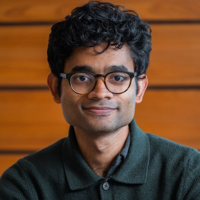
#> input picture _chk.png, 200 x 200 px
$ python procphoto.py ../_chk.png ../_chk.png
#> lines starting #> are read from the running program, lines starting #| are printed output that depends on the picture
import sys, colorsys
from PIL import Image
def framed(im):
    # sample a ring near the circle edge; detect saturated purple(#hiring) or green(#opentowork)
    w,h=im.size; cx,cy=w/2,h/2; R=0.47*min(w,h); hits=0; n=0
    import math
    for deg in range(0,360,6):
        a=math.radians(deg); x=int(cx+R*math.cos(a)); y=int(cy+R*math.sin(a))
        if 0<=x<w and 0<=y<h:
            r,g,b=im.getpixel((x,y))[:3]; hh,ss,vv=colorsys.rgb_to_hsv(r/255,g/255,b/255)
            n+=1
            if ss>0.35 and vv>0.3 and (0.72<hh<0.86 or 0.28<hh<0.45): hits+=1
    return n and hits/n>0.18
def process(src,dst):
#> called with src = '../_chk.png', dst = '../_chk.png'
    im=Image.open(src).convert("RGB"); w,h=im.size
#> in process, im is the input picture: PIL image 200x200 RGB; mean R, G, B 102.5, 68.6, 43.2
#> after `w, h = im.size`: w = 200; h = 200
    if framed(im):
#> the loop in framed, `for deg in range(0,360,6):` made 60 passes
#> (r, g, b, hh, ss, vv) on passes 1 to 12: (173, 94, 35, 0.0713, 0.798, 0.678), (173, 94, 38, 0.0691, 0.78, 0.678), (168, 94, 42, 0.0688, 0.75, 0.659), (175, 95, 32, 0.0734, 0.817, 0.686), (170, 92, 36, 0.0697, 0.788, 0.667), (57, 77, 88, 0.559, 0.352, 0.345), (59, 85, 91, 0.531, 0.352, 0.357), (52, 70, 76, 0.542, 0.316, 0.298), (7, 10, 10, 0.5, 0.3, 0.0392), (38, 52, 57, 0.544, 0.333, 0.224), (43, 62, 68, 0.54, 0.368, 0.267), (7, 12, 14, 0.548, 0.5, 0.0549)
#> after the loop in framed, `for deg in range(0,360,6):`: hits = 0; n = 60
        cw=int(w*0.60); ch=int(h*0.60); left=(w-cw)//2; top=int(h*0.09)
        im=im.crop((left,top,left+cw,top+ch))
    else:
        s=min(w,h); left=(w-s)//2; top=max(0,int(h*0.02)); im=im.crop((left,top,left+s,min(h,top+s)))
#> after `s = min(w, h)`: s = 200
#> after `left = (w - s) // 2`: left = 0
#> after `top = max(0, int(h * 0.02))`: top = 4
#> after `im = im.crop((left, top, left + s, min(h, top + s)))`:
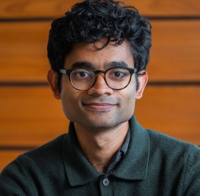
#> im: PIL image 200x196 RGB; mean R, G, B 101.7, 68.4, 43.5
    im=im.resize((500,500),Image.LANCZOS); im.save(dst,quality=90)
    return "framed" if framed(Image.open(src).convert("RGB")) else "clean"
#> the loop in framed (call 2), `for deg in range(0,360,6):` made 60 passes
#> (x, y, r, g, b, hh, ss, vv) on passes 1 to 12: (485, 250, 173, 94, 35, 0.0713, 0.798, 0.678), (483, 274, 172, 93, 35, 0.0706, 0.797, 0.675), (479, 298, 171, 95, 42, 0.0685, 0.754, 0.671), (473, 322, 176, 96, 33, 0.0734, 0.812, 0.69), (464, 345, 164, 88, 35, 0.0685, 0.787, 0.643), (453, 367, 51, 71, 79, 0.548, 0.354, 0.31), (440, 388, 61, 87, 91, 0.522, 0.33, 0.357), (424, 407, 43, 61, 68, 0.547, 0.368, 0.267), (407, 424, 7, 10, 8, 0.389, 0.3, 0.0392), (388, 440, 38, 52, 57, 0.544, 0.333, 0.224), (367, 453, 35, 54, 60, 0.54, 0.417, 0.235), (345, 464, 12, 19, 21, 0.537, 0.429, 0.0824)
#> (x, y, r, g, b) on pass 26: (46, 367, 144, 74, 20)
print(process(sys.argv[1],sys.argv[2]))
